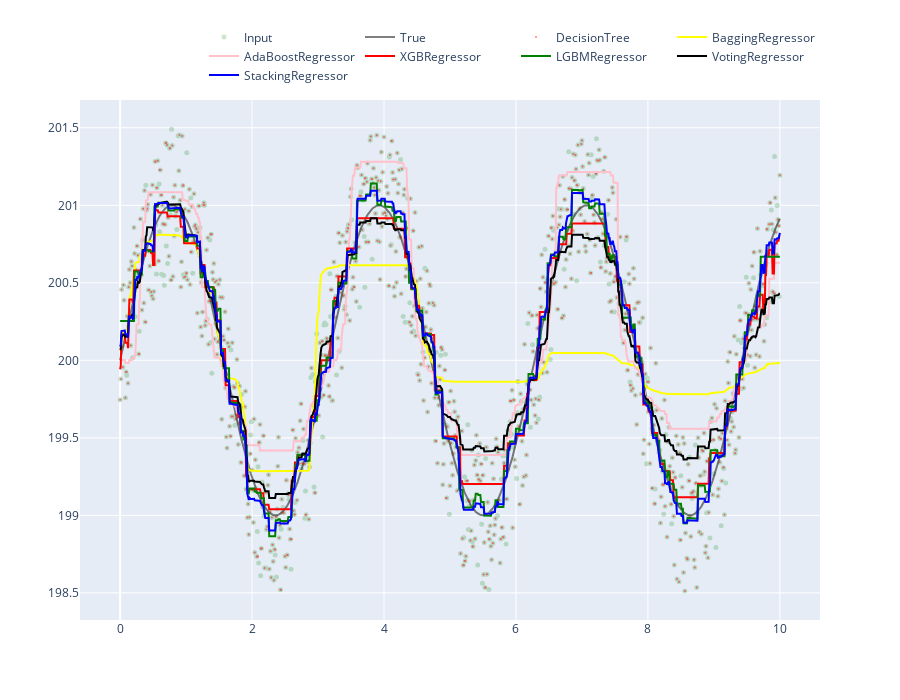

Notebook code for this chart:
### Markdown cell above
### Cross Validation of Bagging Regressors

### Code cell
fig = go.Figure()

fig.add_trace(
    go.Scatter(x=x, y = y, opacity=0.2, mode='markers',  marker=go.scatter.Marker(color='green', size=5), name='Input')
)
fig.add_trace(
    go.Scatter(x=x, y = y_true, opacity=0.5,  marker=go.scatter.Marker(color='black', size=1), name='True')
)
fig.add_trace(
    go.Scatter(x=x, y = dtr_gridcv.best_estimator_.predict(X), opacity=0.5,  mode='markers',marker=go.scatter.Marker(color='red', size=2), name='DecisionTree')
)
fig.add_trace(
    go.Scatter(x=x, y = bagging_gridcv.best_estimator_.predict(X), opacity=1,marker=go.scatter.Marker(color='yellow', size=2), name='BaggingRegressor')
)

fig.add_trace(
    go.Scatter(x=x, y = ada_gridcv.best_estimator_.predict(X), opacity=1, marker=go.scatter.Marker(color='pink', size=2), name='AdaBoostRegressor')
)

fig.add_trace(
    go.Scatter(x=x, y = xgr_gridcv.best_estimator_.predict(X), opacity=1, marker=go.scatter.Marker(color='red', size=2), name='XGBRegressor')
)

fig.add_trace(
    go.Scatter(x=x, y = lgr_gridcv.best_estimator_.predict(X), opacity=1, marker=go.scatter.Marker(color='green', size=2), name='LGBMRegressor')
)

fig.add_trace(
    go.Scatter(x=x, y = voting_regressor.predict(X), opacity=1, marker=go.scatter.Marker(color='black', size=2), name='VotingRegressor')
)

fig.add_trace(
    go.Scatter(x=x, y = stacking_regressor.predict(X), opacity=1, marker=go.scatter.Marker(color='blue', size=2), name='StackingRegressor')
)

fig.update_layout(height=700, legend=dict(
    orientation="h",
    yanchor="bottom",
    y=1.02,
    xanchor="right",
    x=1
))

### Figure 1 — Plotly figure (JSON) as saved in the notebook; plotly's stock layout.template omitted (floating-point values rounded to 4 significant figures; data arrays with more than 128 entries replaced by an {"elided": "..."} marker saying what was removed)
{"data": [{"marker": {"color": "green", "size": 5}, "mode": "markers", "name": "Input", "opacity": 0.2, "type": "scatter", "x": {"elided": "1001 float values"}, "y": {"elided": "1001 float values"}}, {"marker": {"color": "black", "size": 1}, "name": "True", "opacity": 0.5, "type": "scatter", "x": {"elided": "1001 float values"}, "y": {"elided": "1001 float values"}}, {"marker": {"color": "red", "size": 2}, "mode": "markers", "name": "DecisionTree", "opacity": 0.5, "type": "scatter", "x": {"elided": "1001 float values"}, "y": {"elided": "1001 float values"}}, {"marker": {"color": "yellow", "size": 2}, "name": "BaggingRegressor", "opacity": 1, "type": "scatter", "x": {"elided": "1001 float values"}, "y": {"elided": "1001 float values"}}, {"marker": {"color": "pink", "size": 2}, "name": "AdaBoostRegressor", "opacity": 1, "type": "scatter", "x": {"elided": "1001 float values"}, "y": {"elided": "1001 float values"}}, {"marker": {"color": "red", "size": 2}, "name": "XGBRegressor", "opacity": 1, "type": "scatter", "x": {"elided": "1001 float values"}, "y": {"elided": "1001 float values"}}, {"marker": {"color": "green", "size": 2}, "name": "LGBMRegressor", "opacity": 1, "type": "scatter", "x": {"elided": "1001 float values"}, "y": {"elided": "1001 float values"}}, {"marker": {"color": "black", "size": 2}, "name": "VotingRegressor", "opacity": 1, "type": "scatter", "x": {"elided": "1001 float values"}, "y": {"elided": "1001 float values"}}, {"marker": {"color": "blue", "size": 2}, "name": "StackingRegressor", "opacity": 1, "type": "scatter", "x": {"elided": "1001 float values"}, "y": {"elided": "1001 float values"}}], "layout": {"height": 700, "legend": {"orientation": "h", "x": 1, "xanchor": "right", "y": 1.02, "yanchor": "bottom"}}}
